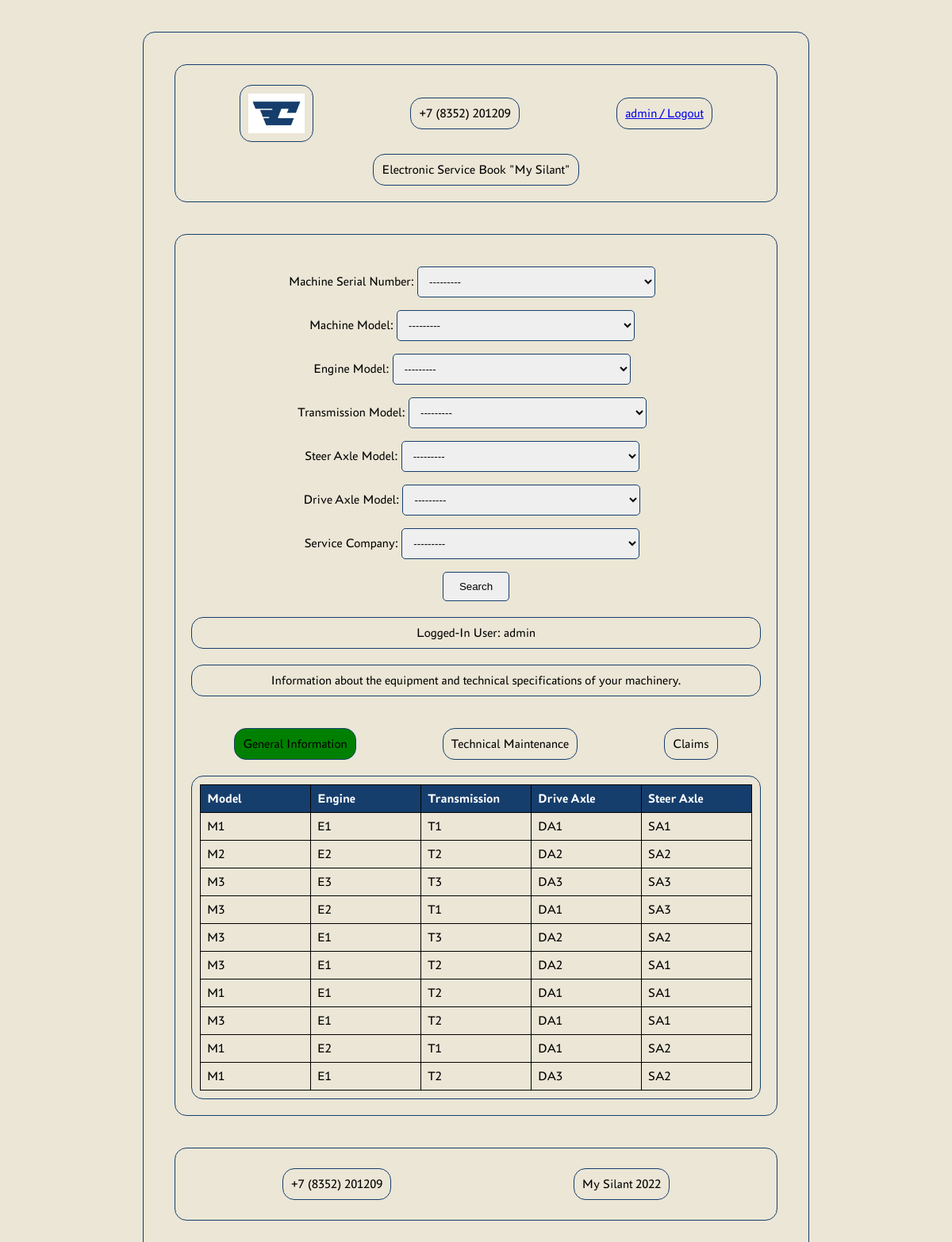
/search_ent/ (signed in), run on the app's committed database.
### silant_app/models/models.py (models this page shows)
class CustomUser(AbstractUser):
    is_service_company = models.BooleanField(default=False)

class Machine(models.Model):
    serial_number = models.CharField(max_length=255, unique=True)
    model = models.ForeignKey(MachineModelReference, related_name='machine_models', on_delete=models.CASCADE)
    engine_model = models.ForeignKey(EngineModelReference, related_name='engine_models', on_delete=models.CASCADE)
    engine_serial_number = models.CharField(max_length=255)
    transmission_model = models.ForeignKey(TransmissionModelReference, related_name='transmission_models',
                                           on_delete=models.CASCADE)
    transmission_serial_number = models.CharField(max_length=255)
    drive_axle_model = models.ForeignKey(DriveAxleModelReference, related_name='drive_axle_models',
                                         on_delete=models.CASCADE)
    drive_axle_serial_number = models.CharField(max_length=255)
    steer_axle_model = models.ForeignKey(SteerAxleModelReference, related_name='steer_axle_models',
                                         on_delete=models.CASCADE)
    steer_axle_serial_number = models.CharField(max_length=255)
    supply_contract = models.CharField(max_length=255)
    shipment_date = models.DateField()
    consignee = models.CharField(max_length=255)
    delivery_address = models.CharField(max_length=255)
    configuration = models.TextField(max_length=255)
    client = models.ForeignKey(settings.AUTH_USER_MODEL, related_name='machines', on_delete=models.SET_NULL, null=True,
                               blank=True)
    service_company = models.ForeignKey(ServiceCompanyReference, related_name='service_companies',
                                        on_delete=models.CASCADE)
    def __str__(self):
        return self.serial_number

### silant_app/models/reference_models.py (models this page shows)
class MachineModelReference(models.Model):
    name = models.CharField(max_length=255)
    specification = models.TextField()
    def __str__(self):
        return self.name

class EngineModelReference(models.Model):
    name = models.CharField(max_length=255)
    specification = models.TextField()
    def __str__(self):
        return self.name

class TransmissionModelReference(models.Model):
    name = models.CharField(max_length=255)
    specification = models.TextField()
    def __str__(self):
        return self.name

class DriveAxleModelReference(models.Model):
    name = models.CharField(max_length=255)
    specification = models.TextField()
    def __str__(self):
        return self.name

class SteerAxleModelReference(models.Model):
    name = models.CharField(max_length=255)
    specification = models.TextField()
    def __str__(self):
        return self.name

### silant_app/views/list_views.py (the view)
# urls.py: path('search_ent/', GeneralInformationListView.as_view(), name='search_ent'),
class GeneralInformationListView(LoginRequiredMixin, GeneralInformationPermissions, ListView):
    model = Machine
    template_name = 'landing_page_ent.html'
    context_object_name = 'search_results'
    filterset_class = GeneralInformationFilter
    def get_queryset(self):
        user = self.request.user
        user_groups = user.groups.values_list('id', flat=True)
        if 4 in user_groups:
            machine_ids = Machine.objects.filter(client=user).values_list('id', flat=True)
            queryset = GeneralInformationFilter.objects.filter(machine__id__in=machine_ids)
        else:
            queryset = Machine.objects.all()
        self.filterset = self.filterset_class(self.request.GET, queryset=queryset, user=user)
        return self.filterset.qs
    def get_context_data(self, **kwargs):
        context = super().get_context_data(**kwargs)
        context['filter'] = self.filterset
        context['user_name'] = self.request.user.username
        context['is_manager'] = self.request.user.groups.filter(id=1).exists()
        return context

### silant_app/models/reference_models.py (called while the page is built)
    def __str__(self):
        return self.name

### silant_app/views/views_permissions.py (called while the page is built)
    def test_func(self):
        user_groups = self.request.user.groups.values_list('id', flat=True)
        return any(group_id in [1, 3, 5] for group_id in user_groups)

### templates/landing_page_ent.html (shortened to what this page needs)
<!DOCTYPE html>
<html lang="en">
<head>
    {% load static %}
    <link rel="stylesheet" href="{% static 'css/styles.css' %}">
</head>
<body>
{% block header_1 %}
<header>
    <div class="super-header">
        {% block header_2 %}
        <div class="header-container">
            <div class="logo">
                <img id="logo" src="{% static 'logo/Logotype accent RGB 1.jpg' %}" alt="Logo"
                     data-logged-in-url="{% url 'landing_page_logged_in' %}"
                     data-logged-out-url="{% url 'landing_page' %}">
            </div>
            <div class="contact-info" id="phone-number">Loading...</div>
            <div class="login-button"><a href="{% url 'logout' %}">{{ user_name }} / Logout</a></div>
        </div>
        {% endblock %}
        <div class="electronic-service-book">Electronic Service Book "My Silant"</div>
    </div>
</header>
{% endblock %}
<main>
    <div class="main-container">
        {% block content %}
        <form id="search-form" method="GET" action="{% url 'search_ent' %}">
            {{ filter.form.as_p }}
            <button id="search-button" type="submit">Search</button>
        </form>
        <div class="info-text">Logged-In User: {{ user_name }} </div>
        <div class="info-text">Information about the equipment and technical specifications of your machinery.</div>
        <div class="navigation-buttons">
            <div id="general-info" class="green-button">General Information</div>
            <div id="technical-maintenance" class="to-buttons">Technical Maintenance</div>
            <div id="claims" class="claims-buttons">Claims</div>
        </div>
        <div class="search-results">
            <table class="machine-table">
                <thead>
                    <tr>
                        <th>Model</th>
                        <th>Engine</th>
                        <th>Transmission</th>
                        <th>Drive Axle</th>
                        <th>Steer Axle</th>
                    </tr>
                </thead>
                <tbody>
                    {% if search_results %}
                        {% for machine in search_results %}
                            <tr>
                                <td class="machine-name" onclick="window.location.href='{% url 'technical_maintenance' %}?serial_number={{ machine.serial_number }}'">
                                    {{ machine.model.name }}
                                </td>
                                <td>{{ machine.engine_model.name }}</td>
                                <td>{{ machine.transmission_model.name }}</td>
                                <td>{{ machine.drive_axle_model.name }}</td>
                                <td class="steer-axel" onclick="window.location.href='{% url 'detailed_info_auth' %}?serial_number={{ machine.serial_number }}'">
                                    {{ machine.steer_axle_model.name }}
                                </td>
                            </tr>
                        {% endfor %}
                    {% else %}
                        <tr>
                            <td colspan="5" style="text-align: center; color: gray;">No record found</td>
                        </tr>
                    {% endif %}
                </tbody>
            </table>
        </div>
        {% endblock %}
    </div>
</main>
<footer>
    <div class="footer-container">
        <div class="contact-info" id="footer-phone-number">Loading...</div>
        <div class="footer-text" id="footer-app-name">Loading...</div>
    </div>
</footer>
</body>
</html>

### data on the page
CustomUser: username "admin"
Machine: serial_number "---------", model.name "M1", engine_model.name "E1", transmission_model.name "T1", drive_axle_model.name "DA1", steer_axle_model.name "SA1"
Machine: engine_model "---------", transmission_model "---------", service_company "---------", model.name "M1", engine_model.name "E1", transmission_model.name "T2", drive_axle_model.name "DA3", steer_axle_model.name "SA2"
Machine: model.name "M2", engine_model.name "E2", transmission_model.name "T2", drive_axle_model.name "DA2", steer_axle_model.name "SA2"
Machine: model.name "M3", engine_model.name "E3", transmission_model.name "T3", drive_axle_model.name "DA3", steer_axle_model.name "SA3"
Machine: model.name "M3", engine_model.name "E2", transmission_model.name "T1", drive_axle_model.name "DA1", steer_axle_model.name "SA3"
Machine: model.name "M3", engine_model.name "E1", transmission_model.name "T3", drive_axle_model.name "DA2", steer_axle_model.name "SA2"
Machine: model.name "M3", engine_model.name "E1", transmission_model.name "T2", drive_axle_model.name "DA2", steer_axle_model.name "SA1"
Machine: model.name "M1", engine_model.name "E1", transmission_model.name "T2", drive_axle_model.name "DA1", steer_axle_model.name "SA1"
Machine: model.name "M3", engine_model.name "E1", transmission_model.name "T2", drive_axle_model.name "DA1", steer_axle_model.name "SA1"
Machine: model.name "M1", engine_model.name "E2", transmission_model.name "T1", drive_axle_model.name "DA1", steer_axle_model.name "SA2"
